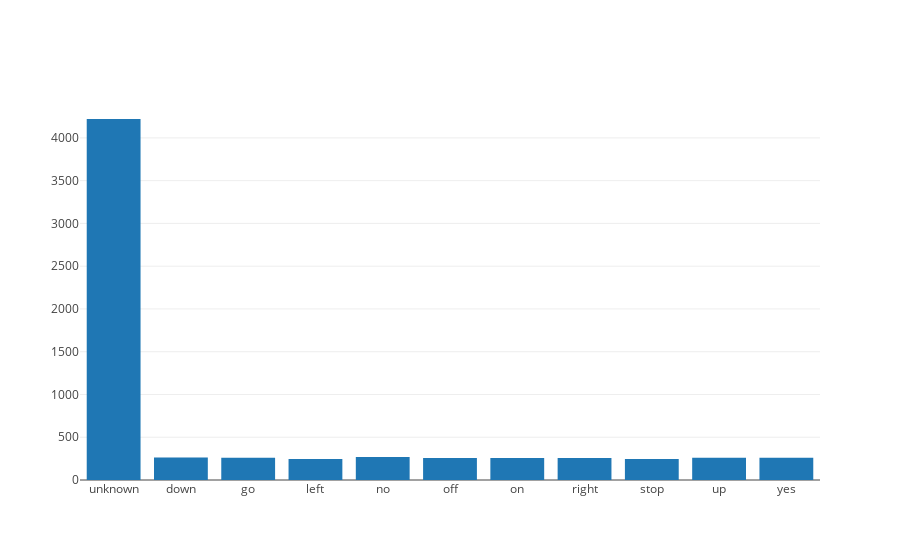

Write notebook code for a chart like this one.
### Markdown cell above
When we look at the distribution of the data, **unknwon**, **silence** are two special labels. **unknown** has much more data than others, **silence** only has 6.


Ideas to handle the two special cases:
- train a model to seperate **silence** from the rest. Then we train another one to seperate **unknown** from the key words that we are interesting.

- bootstrap the other types

- throw away some of unknown words

### Code cell
distribution = {}
for label, _, _ in VALIDATION_FILES:
    if label not in distribution:
        distribution[label] = 0
    distribution[label] = distribution[label] + 1

data = [go.Bar(
            x=[*distribution.keys()],
            y=[*distribution.values()]
    )]

iplot(data, filename='distribution')

### Figure 1 — Plotly figure (JSON) as saved in the notebook; plotly's stock layout.template omitted (floating-point values rounded to 4 significant figures)
{"data": [{"type": "bar", "x": ["unknown", "down", "go", "left", "no", "off", "on", "right", "stop", "up", "yes"], "y": [4221, 264, 260, 247, 270, 256, 257, 256, 246, 260, 261]}], "layout": {}}
